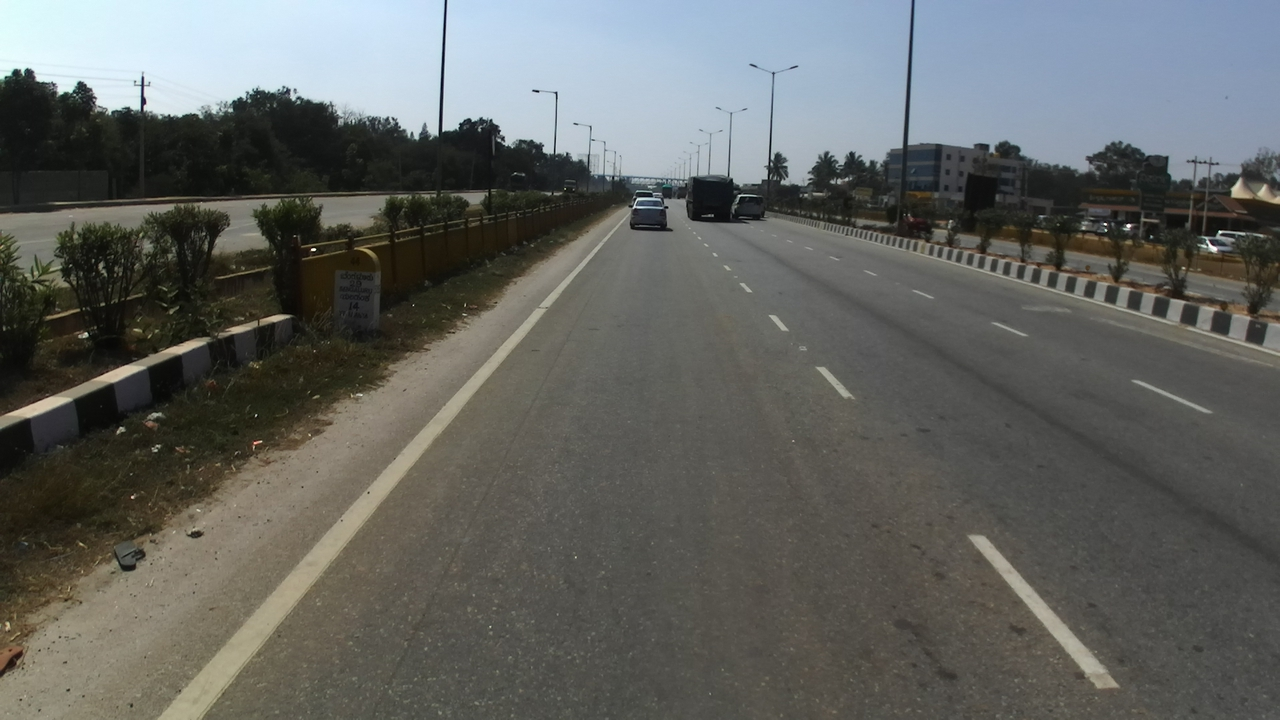
#> input picture sample-images/7-resized.jpg, 1280 x 720 px, found by its file name
$ python drawline.py
#> lines starting #> are read from the running program, lines starting #| are printed output that depends on the picture; after the words box and inside, x2 and y2 are one past the last pixel; in counts of white or black regions, pixels touching at a corner belong together
import numpy as np
import cv2

# Create a black image
img = cv2.imread("/aimldl-cod/practice/nikhil/sample-images/7-resized.jpg",1)
#> img is the input picture: shape (720, 1280, 3); mean B, G, R 97.1, 100.2, 98.2

# Draw a diagonal blue line with thickness of 5 px
y = np.arange(240,710,10)
print(y)
# cv2.line(img,(0,50),(1280,50),(255,0,0),2)
for i in y:
  print(i)
  cv2.line(img,(0,i),(1280,i),(255,0,0),1)
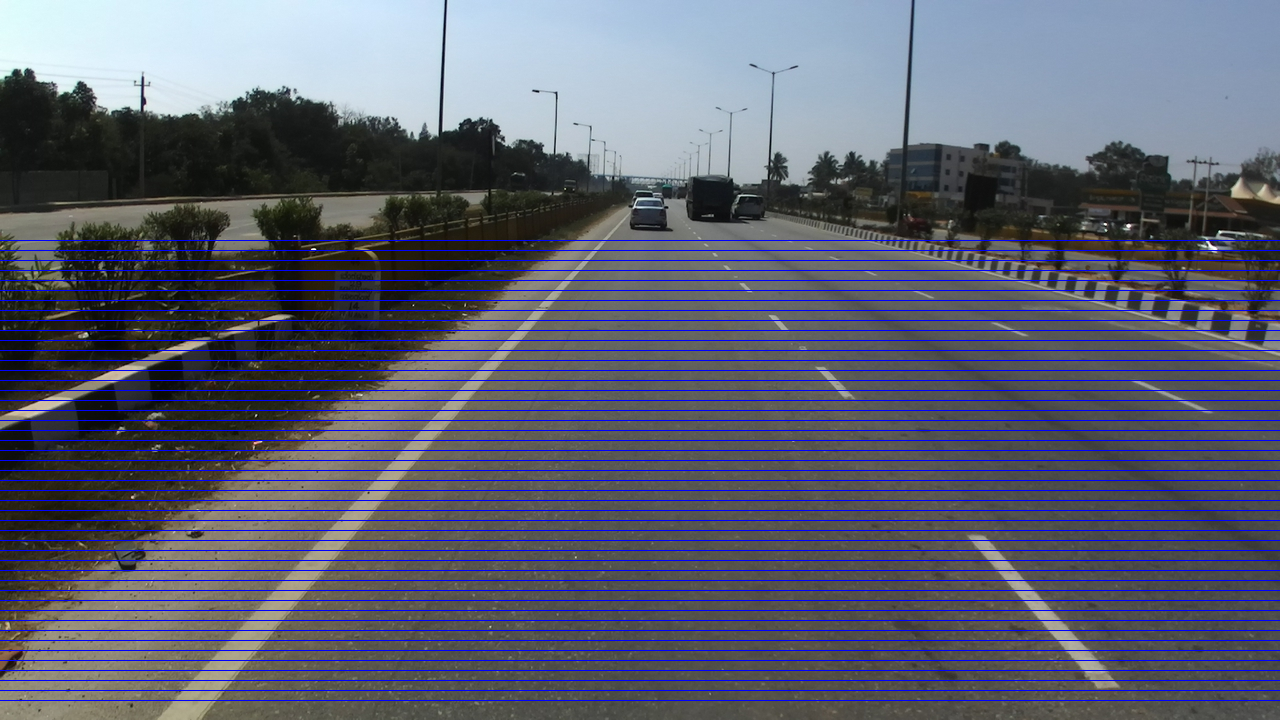
#> img: shape (720, 1280, 3); 6.53% of pixels changed, all inside (x1, y1, x2, y2) = (0, 240, 1280, 701)
# cv2.namedWindow("image", cv2.WND_PROP_FULLSCREEN)
cv2.imshow('image',img)
cv2.imwrite('lines_on_image.jpg',img)

cv2.waitKey(0)
cv2.destroyAllWindows()

$ run again, with sample-images/1-resized.jpg copied over sample-images/7-resized.jpg
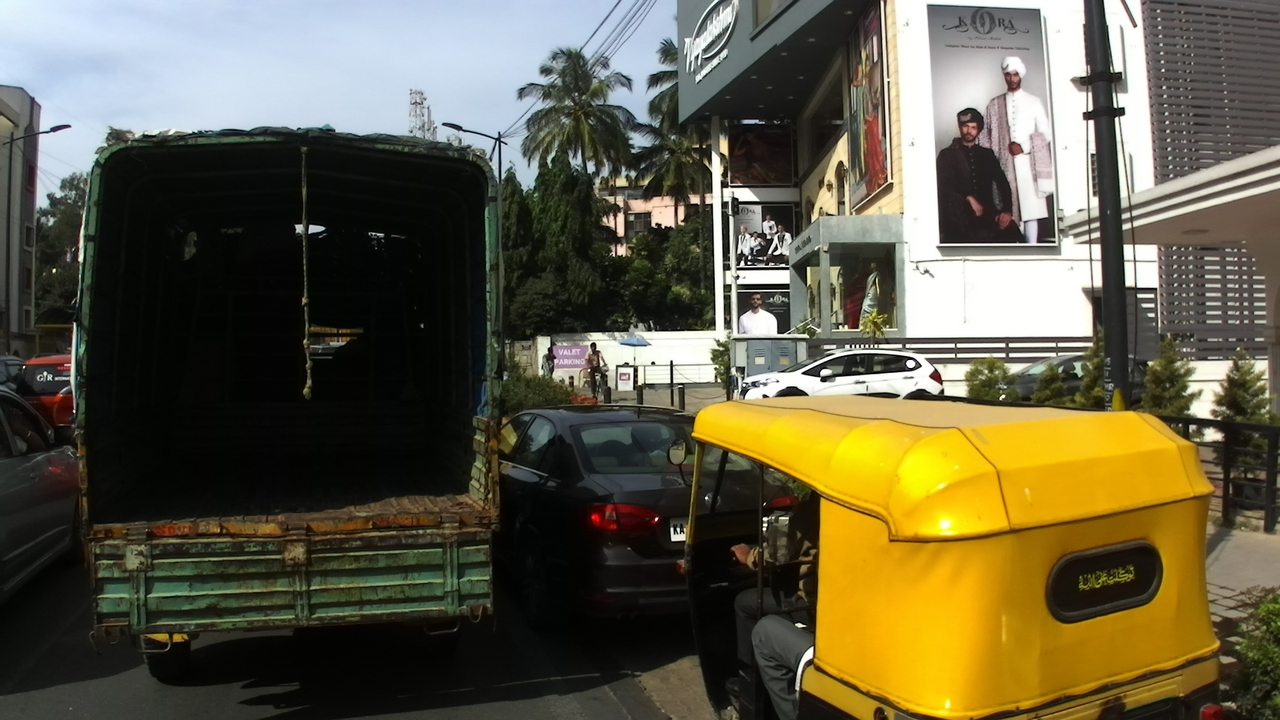
#> input picture sample-images/1-resized.jpg, 1280 x 720 px, found by its file name
#> img is the input picture: shape (720, 1280, 3); mean B, G, R 69.4, 92.9, 98.4
#> after the loop `for i in y:`:
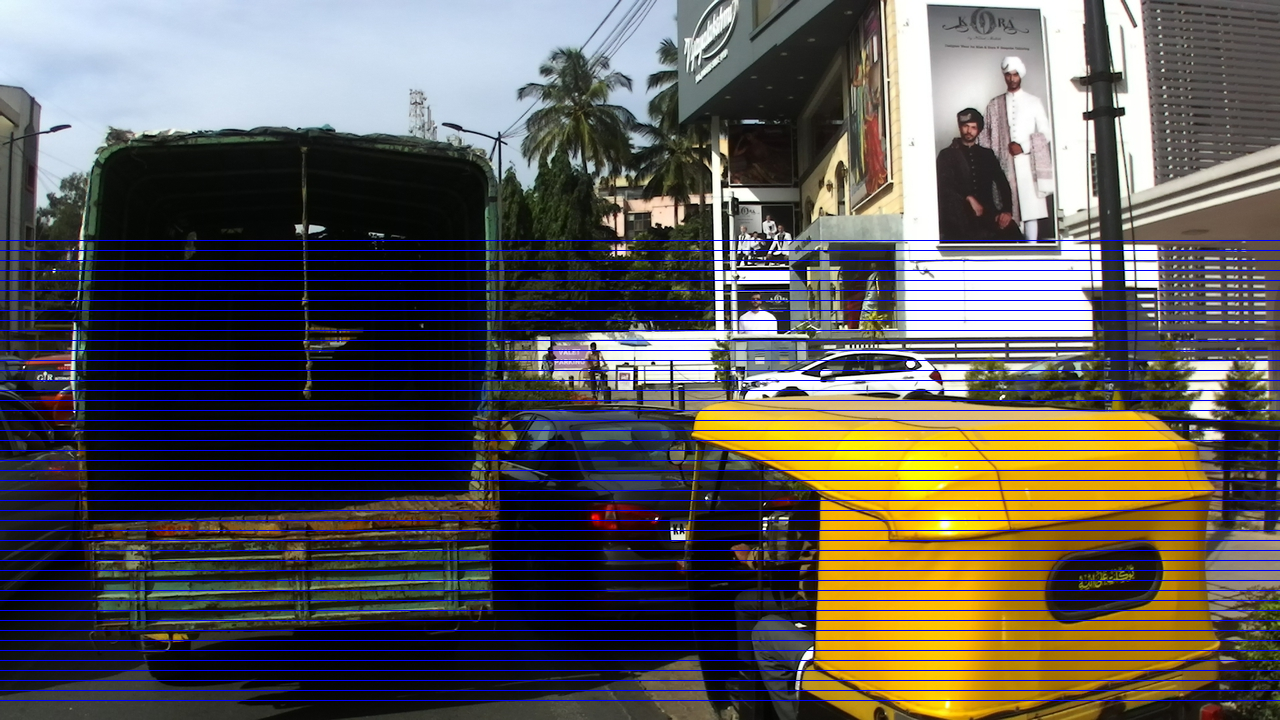
#> img: shape (720, 1280, 3); 6.53% of pixels changed, all inside (x1, y1, x2, y2) = (0, 240, 1280, 701)

$ run again, with sample-images/10-resized.jpg copied over sample-images/7-resized.jpg
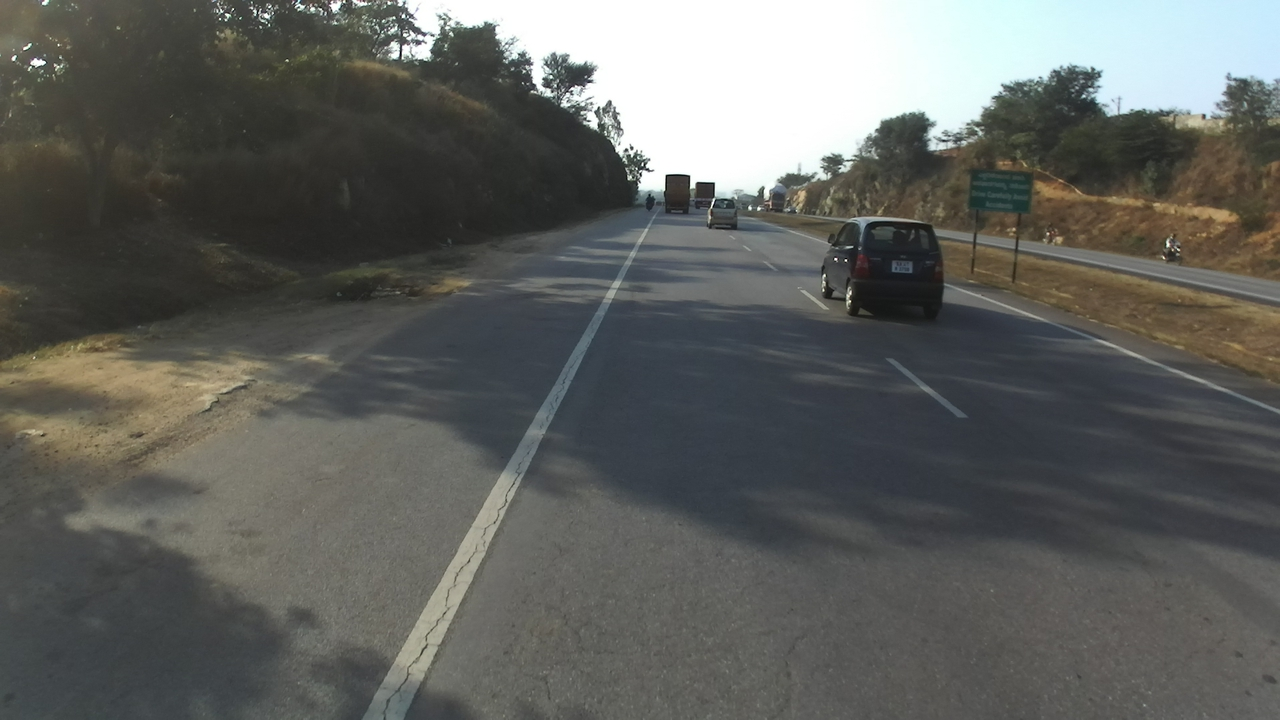
#> input picture sample-images/10-resized.jpg, 1280 x 720 px, found by its file name
#> img is the input picture: shape (720, 1280, 3); mean B, G, R 94.3, 97.7, 96.2
#> after the loop `for i in y:`:
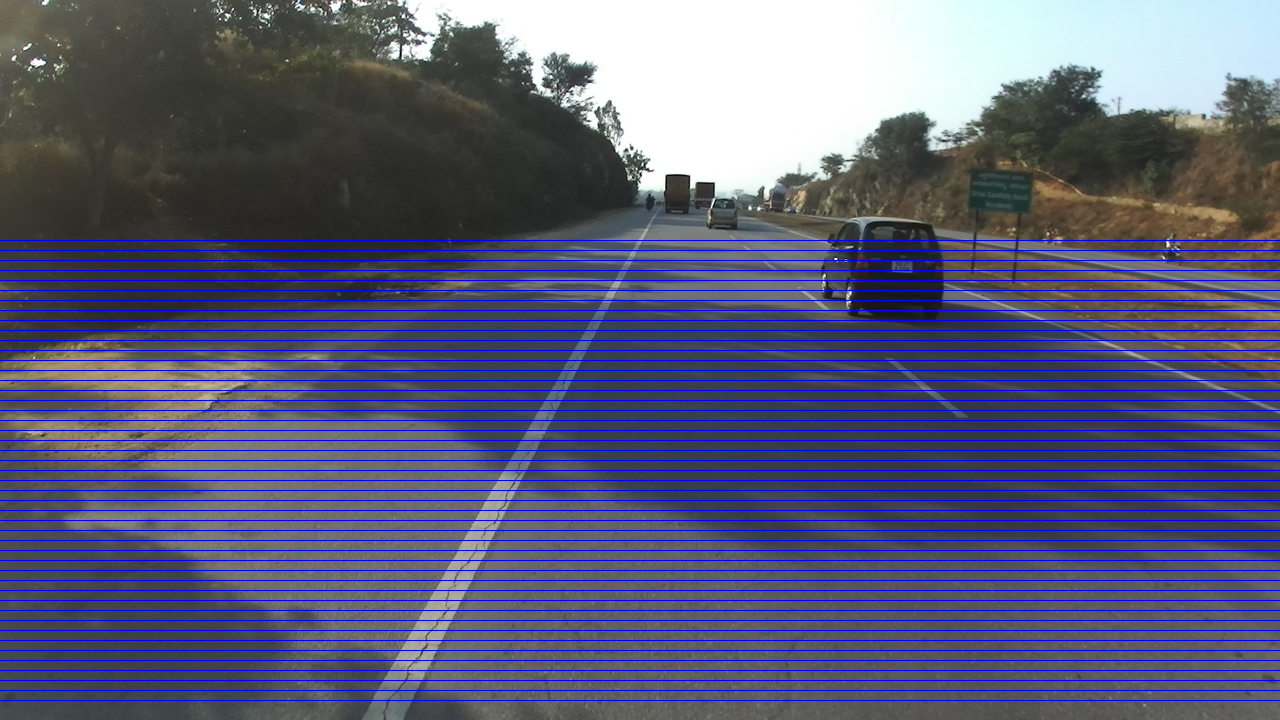
#> img: shape (720, 1280, 3); 6.53% of pixels changed, all inside (x1, y1, x2, y2) = (0, 240, 1280, 701)

$ run again, with sample-images/11-resized.jpg copied over sample-images/7-resized.jpg
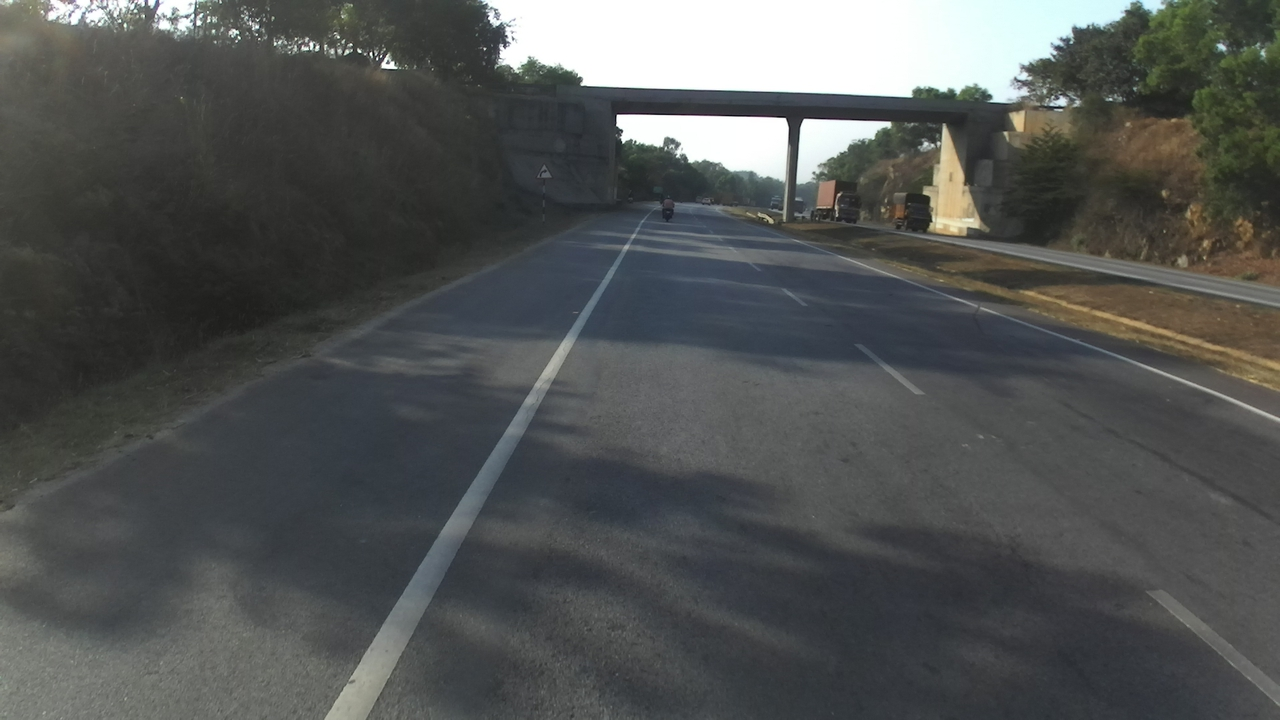
#> input picture sample-images/11-resized.jpg, 1280 x 720 px, found by its file name
#> img is the input picture: shape (720, 1280, 3); mean B, G, R 83.7, 84.6, 82.2
#> after the loop `for i in y:`:
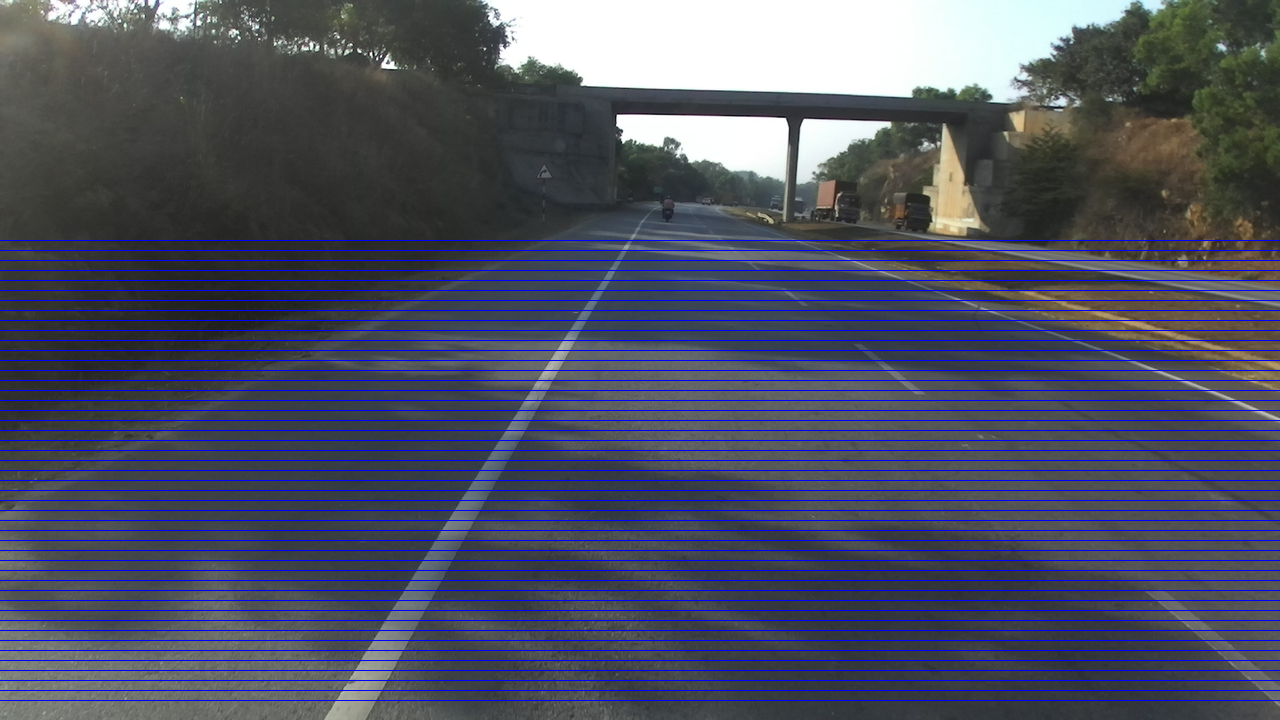
#> img: shape (720, 1280, 3); 6.53% of pixels changed, all inside (x1, y1, x2, y2) = (0, 240, 1280, 701)
